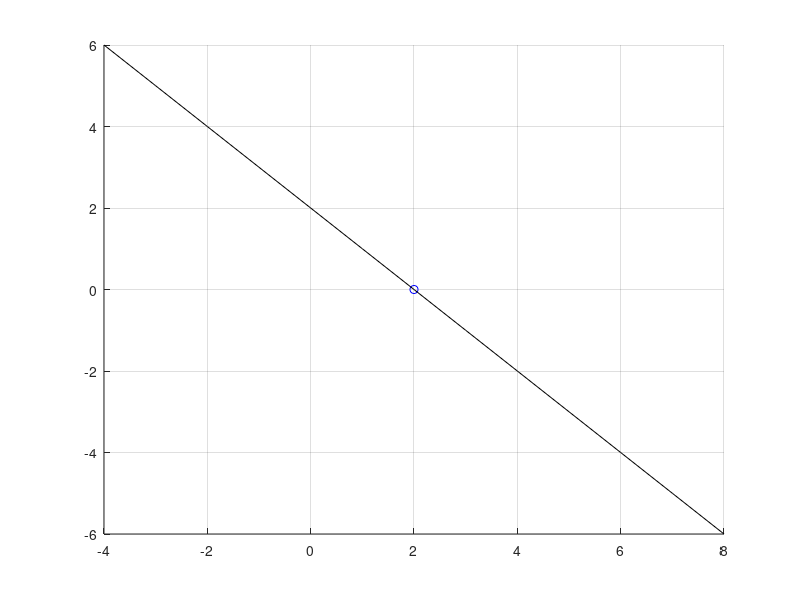
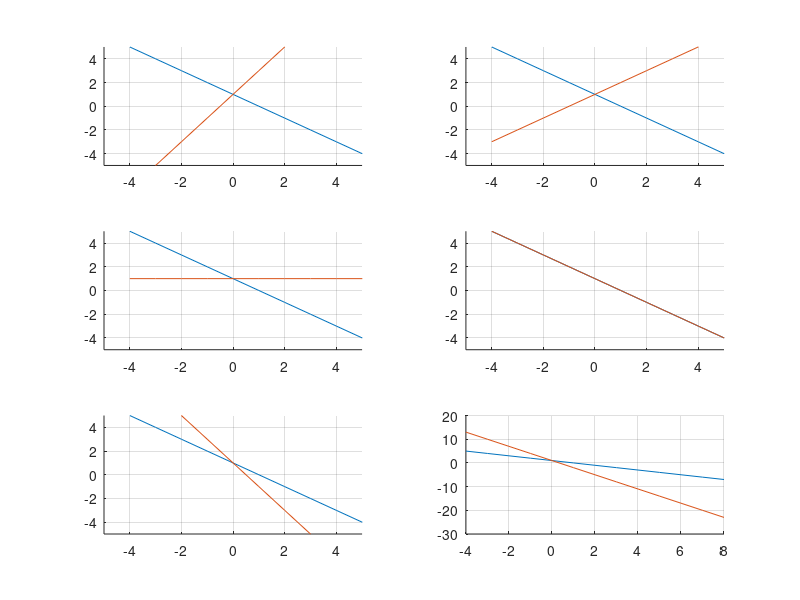

The MATLAB source for these figures, in order:
% HW 5 Problem 4
% Steven Macenski modified Oct 2,2013
clf
C = 2;
fprintf('\nC must be %.0f to force the matrix to be singular\n',C);

c = -4:8;

determ = 2 - 1.*c;
figure(1);
hold on
plot(2,0,'ob');
plot(c,determ,'-k')
grid on

% plot the lines for values of C -4 -2 0 2 4 6
% hold on
% subplot(3,2,1);
% plot(c,1.-c);
% plot(c,(2+4.*c)/2);
% % subplot(3,2,2);
% % plot(cc,(2-
cc = -4:2:6;
figure(2);
for i = 1:length(cc)
    axis([-5 5 -5 5]);
    subplot(3,2,i);
    hold on
    plot(c,1-c);
    plot(c,1-(cc(i).*(c./2)))
    grid on
end
fprintf('When singular, the two lines are identical');
